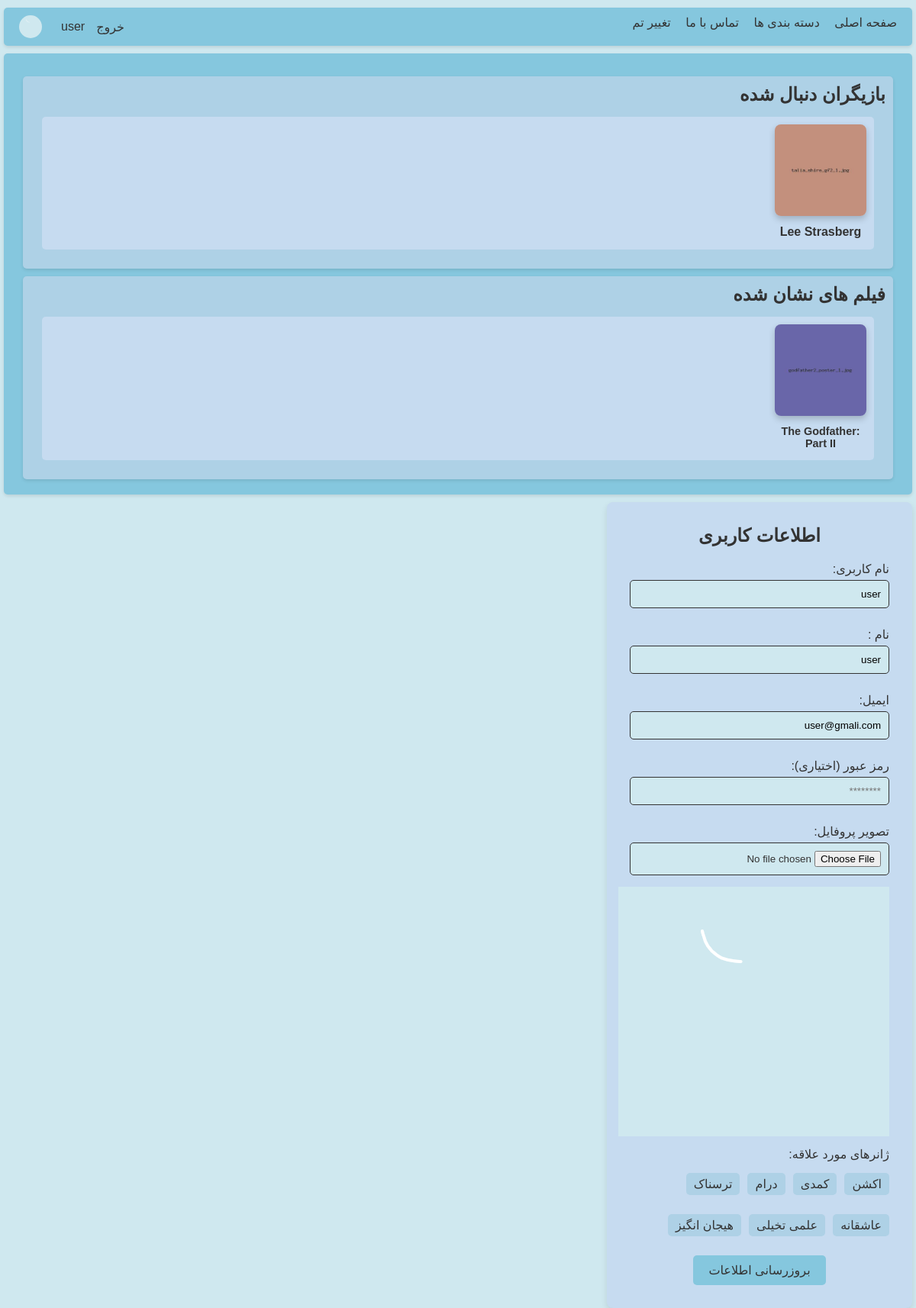
The page /user.php (signed in) on the database its author committed.
### tables this page shows
CREATE TABLE `artist` (
  `Id` int(11) NOT NULL,
  `Name` varchar(255) NOT NULL,
  `IsWriter` tinyint(1) DEFAULT NULL,
  `IsActor` tinyint(1) DEFAULT NULL,
  `IsDirector` tinyint(1) DEFAULT NULL,
  `Bio` text DEFAULT NULL,
  `Birthdate` varchar(255) DEFAULT NULL,
  `Details` varchar(255) DEFAULT NULL,
  `Nationality` varchar(255) DEFAULT NULL
);

CREATE TABLE `movies` (
  `id` int(11) NOT NULL,
  `Name` varchar(255) NOT NULL,
  `Date` varchar(50) DEFAULT NULL,
  `Duration` int(11) DEFAULT NULL COMMENT 'minutes',
  `Languages` varchar(255) DEFAULT NULL,
  `Summary` text DEFAULT NULL,
  `DirectorId` int(11) NOT NULL,
  `WriterId` int(11) NOT NULL,
  `ViewCount` int(11) NOT NULL DEFAULT 0
);

CREATE TABLE `users` (
  `Id` int(11) NOT NULL,
  `Name` varchar(50) NOT NULL,
  `Email` varchar(255) NOT NULL,
  `Username` varchar(255) NOT NULL,
  `Password` varchar(255) NOT NULL,
  `profile_image` varchar(255) DEFAULT NULL
);

CREATE TABLE `genres` (
  `Id` int(11) NOT NULL,
  `Name` varchar(50) NOT NULL
);

### user.php (the view, shortened to what this page needs)
<?php session_start();
require 'helper.php';
require 'database.php';
$islogin = isset($_SESSION['user_id']);
if ($islogin) {
    $userId = $_SESSION['user_id'];
} else {
    header("Location: /index.php");
    exit;
}
?>
<!DOCTYPE html>
<html lang="fa">
<head>
    <link rel="stylesheet" href="/assets/css/signup.css">
    <link rel="stylesheet" href="/assets/css/style.css">
    <link rel="stylesheet" href="/assets/css/index.css">
</head>
<body>
    <?php require 'navbar.php'
    ?>
    <main>
        <section class="item-cards-section">
            <?php
            $artist = fetchFollowedArtistsFromDb($db, $userId);
            echo CreateListOfArtistCard($artist, 'بازیگران دنبال شده');
            ?>
            <?php
            $movies = fetchMarkedMoviesFromDb($db, $userId);
            echo CreateListOfMovieCard($movies, 'فیلم های نشان شده');
            ?>
        </section>
        <section class="registration-section">
            <h2>اطلاعات کاربری</h2>
            <?php
            $user = fetchUserInfo($db, $userId);
                $query = "SELECT Id, Name FROM genres";
                $stmt = $db->prepare($query);
                $stmt->execute();
                $result = $stmt->get_result();
                $allGenres = [];
                while ($row = $result->fetch_assoc()) {
                    $allGenres[] = $row;
                }
            if ($user) {
                echo '
        <form class="registration-form" action="/update_user.php" method="POST" enctype="multipart/form-data">
            <input type="hidden" name="id" value="' . htmlspecialchars($user['Id']) . '">
            <label for="username">نام کاربری:</label>
            <input type="text" id="username" name="username" value="' . htmlspecialchars($user['Username']) . '" required>
            <label for="name">نام :</label>
            <input type="text" id="name" name="name" value="' . htmlspecialchars($user['Name']) . '" required>
            <label for="email">ایمیل:</label>
            <input type="email" id="email" name="email" value="' . htmlspecialchars($user['Email']) . '" required>
            <label for="password">رمز عبور (اختیاری):</label>
            <input type="password" id="password" name="password" placeholder="********">
            <label for="profile_image">تصویر پروفایل:</label>
            <input type="file" id="profile_image" name="profile_image" accept="image/*">
            ';
                if (!empty($user['profile_image'])) {
                    echo '<img src="' . htmlspecialchars($user['profile_image']) . '" alt="تصویر پروفایل" class="profile-preview">';
                }
                echo '
                <label for="genres">ژانرهای مورد علاقه:</label>
                <div class="genre-selection">';
                foreach ($allGenres as $genre) {
                    echo '<label for="genre' . htmlspecialchars($genre['Id']) . '">' . htmlspecialchars($genre['Name']) . '</label>';
                }
                echo '</div>';
                echo  '
            <button type="submit">بروزرسانی اطلاعات</button>
        </form>';
            } else {
                echo '<p>اطلاعات کاربری یافت نشد.</p>';
            }
            ?>
        </section>
    </main>
</body>
</html>
<?php
function fetchMarkedMoviesFromDb($db, $userId)
{
    $query = "SELECT
    mo.Id AS id,
    mo.Name AS title,
    me.URL AS image
   FROM
    movies mo
   LEFT JOIN
    media me ON me.MovieId = mo.Id AND me.Type = 'poster'
   LEFT JOIN
   	marks ma ON mo.id = ma.MovieId
    where ma.UserId = $userId
   GROUP BY
    mo.Id
   ";
    $stmt = $db->prepare($query);
    $stmt->execute();
    $result = $stmt->get_result();
    $movies = [];
    while ($row = $result->fetch_assoc()) {
        $movies[] = $row;
        $filePath = $row['image'];
        $text = basename($filePath);
    }
    return $movies;
}
function fetchFollowedArtistsFromDb($db, $userId)
{
    $query = "SELECT
     ar.Id AS id,
     ar.Name AS name,
     m.URL AS image
     FROM
     artist ar
     JOIN
     media m on m.ArtistId = ar.Id
     LEFT JOIN
   	 follows fo ON ar.id = fo.ArtistId
     where fo.UserId = $userId
     GROUP BY
     ar.Id
    ";
    $stmt = $db->prepare($query);
    $stmt->execute();
    $result = $stmt->get_result();
    $movies = [];
    while ($row = $result->fetch_assoc()) {
        $movies[] = $row;
        $filePath = $row['image'];
        $text = basename($filePath);
    }
    return $movies;
}
function CreateArtistCard($name, $id, $image)
{
    return '<div class="item-card">
                <a href="' . htmlspecialchars('artist.php?id=' . $id) . '" class="item-card-link">
                    <img src="' . htmlspecialchars('/' . ltrim($image, '/')) . '" alt="' . htmlspecialchars($name) . '">
                    <p class="actor-name">' . htmlspecialchars($name) . '</p>
                </a>
            </div>';
}
function CreateListOfArtistCard($Artists, $header)
{
    $artistCardsHtml = '';
    foreach ($Artists as $artist) {
        $artistCardsHtml .= CreateArtistCard($artist['name'], $artist['id'], $artist['image']);
    }
    return '<section class="item-cards-section">
                <h2>' . htmlspecialchars($header) . '</h2>
                <div class="item-card-list">
                    ' . $artistCardsHtml . '
                </div>
            </section>';
}
function fetchUserInfo($db, $userId)
{
    $query = "SELECT Id, Name, Email, Username, profile_image FROM users WHERE Id = ?";
    $stmt = $db->prepare($query);
    $stmt->bind_param('i', $userId);
    $stmt->execute();
    $result = $stmt->get_result();
    $user = $result->fetch_assoc();
    return $user;
}
?>

### helper.php (shortened to what this page needs)
<?php
function CreateMovieCard($title, $id, $image)
{
    return '<div class="item-card">
                <a href="' . htmlspecialchars('movie.php?id=' . $id) . '" class="item-card-link">
                    <img src="' . htmlspecialchars('/' . ltrim($image, '/')) . '" alt="' . htmlspecialchars($title) . '">
                    <p class="movie-title">' . htmlspecialchars($title) . '</p>
                </a>
            </div>';
}
function CreateListOfMovieCard($movies, $header)
{
    $movieCardsHtml = '';
    foreach ($movies as $movie) {
        $movieCardsHtml .= CreateMovieCard($movie['title'], $movie['id'], $movie['image']);
    }
    return '<section class="item-cards-section">
                <h2>' . htmlspecialchars($header) . '</h2>
                <div class="item-card-list">
                    ' . $movieCardsHtml . '
                </div>
            </section>';
}

### assets/css/signup.css (style rules this page uses)
.registration-section { background-color: var(--third-color); padding: 30px; border-radius: 8px; width: 100%; max-width: 400px; box-shadow: 0 4px 8px rgba(0, 0, 0, 0.1); text-align: center; }
.registration-section h2 { margin-bottom: 20px; color: #333; }
.registration-form label { display: block; margin: 10px 0 5px; text-align: right; color: #333; }
.registration-form>input { width: 100%; padding: 10px; margin-bottom: 15px; border: 1px solid #333; border-radius: 5px; background-color: var(--forth-color); }
.genre-selection { display: flex; flex-wrap: wrap; gap: 10px; justify-content: flex-start; margin-bottom: 20px; }
.genre-selection label { background-color: var(--second-color); padding: 5px 10px; border-radius: 5px; cursor: pointer; color: #333; transition: background-color 0.3s; }
button[type="submit"] { background-color: var(--first-color); color: #333; border: none; padding: 10px 20px; border-radius: 5px; cursor: pointer; font-size: 1em; transition: background-color 0.3s; }

### assets/css/style.css (style rules this page uses)
* { margin: 0; padding: 0; box-sizing: border-box; direction: rtl; }
:root { --first-color: #85C7DE; --second-color: #AED1E6; --third-color: #C6DBF0; --forth-color: #CFE8EF; --font-family: sans-serif , Arial ; }
section { margin-top: 10px; margin-left: 5px; margin-right: 5px; background-color: var(--first-color); border-radius: 5px; box-shadow: 0 2px 4px rgba(0, 0, 0, 0.1); }
body { font-family: var(--font-family); background-color: var(--forth-color); color: #333; }

### assets/css/item-card-list.css (style rules this page uses)
.item-cards-section { padding: 20px; }
.item-cards-section>section { background-color: var(--second-color); padding: 10px; }
.item-card-list { display: flex; gap: 15px; overflow-x: auto; padding-bottom: 10px; margin: 15px; padding: 10px; background-color: var(--third-color); border-radius: 5px; }
.item-card { width: 120px; flex-shrink: 0; text-align: center; font-family: var(--font-family); }
.item-card img { width: 100%; height: auto; border-radius: 8px; box-shadow: 0 4px 8px rgba(0, 0, 0, 0.2); }
.item-card-link { text-decoration: none; color: inherit; display: block; text-align: center; }
.item-card-link img { width: 100%; border-radius: 8px; transition: transform 0.2s ease; }
.actor-name { font-weight: bold; margin: 8px 0 4px; color: #333; }
.movie-title { font-weight: bold; margin: 8px 0 4px; color: #333; font-size: 0.9rem; }

### rows shown on the page
artist: Name "Lee Strasberg"
movies: Name "The Godfather: Part II"
users: username "user", name "user", email "user@gmali.com", profile_image (picture)
genres: Name "اکشن"
genres: Name "کمدی"
genres: Name "درام"
genres: Name "ترسناک"
genres: Name "عاشقانه"
genres: Name "علمی تخیلی"
genres: Name "هیجان انگیز"

### other values the page prints
$_SESSION['username'] "user"
$header "بازیگران دنبال شده"
$header "فیلم های نشان شده"
